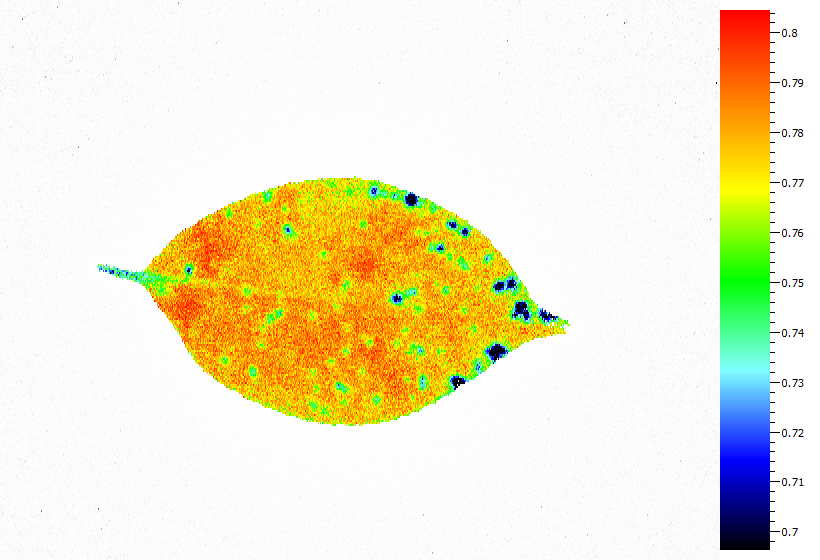
#> input picture example/1-F.bmp, 820 x 560 px
$ python -i contours.py   (imports and definitions only)
#> lines starting #> are read from the running program, lines starting #| are printed output that depends on the picture; after the words box and inside, x2 and y2 are one past the last pixel; in counts of white or black regions, pixels touching at a corner belong together
#> further down, picture is the input picture: shape (560, 820, 3); mean B, G, R 204.4, 234.2, 240.7
"""Get contours."""

from multiprocessing import Pool

import cv2
import numpy as np

from lia.basic.evaluate.noise import (
    CANNY_THRESH1,
    CANNY_THRESH2,
    NOISE_THRESH,
    get_noise,
)

from ._consts import MIN_CNTS_RATIO

THRESH = 60
BLANK_RATIO = 98
NUM_NOISE_THRESH = 50
WHITE_BG_THRESH = 30


def get_cnts(img, min_cnts_ratio=MIN_CNTS_RATIO):
    """Get contours list from binary image.

    Parameters
    ----------
    img : numpy.ndarray
        Input binary image.
    min_ratio : int
        Minimum area ratio (min_area = area / min_ratio).

    Returns
    -------
    cnts_list : list
        List of contours.
    """
    height, width = img.shape[:2]
    min_area = (height * width) / min_cnts_ratio
    cnts, _ = cv2.findContours(img, cv2.RETR_EXTERNAL, cv2.CHAIN_APPROX_SIMPLE)
    cnts_list = list(filter(lambda x: cv2.contourArea(x) > min_area, cnts))
    return cnts_list


# [145 lines left out: functions get_cnts_from_hsv, pool_evaluate_clarity, evaluate_clarity, not called in this run]


def get_cnts_white_background(
    img, white_bg_thresh=WHITE_BG_THRESH, min_cnts_ratio=MIN_CNTS_RATIO
):
    """Get contours list from white background image.

    Parameters
    ----------
    img : numpy.ndarray
        Input color image.
    white_bg_thresh : int
        Threshold of binarization for white background.
    min_cnts_ratio : int
        Minimum area ratio (min_area = area / min_ratio).

    Returns
    -------
    cnts_list : [(array[[[int, int]], ...], ...), ...]
        List of contours.
    """
#> called with white_bg_thresh = 30, min_cnts_ratio = 100
    img_gray = cv2.cvtColor(img, cv2.COLOR_BGR2GRAY)
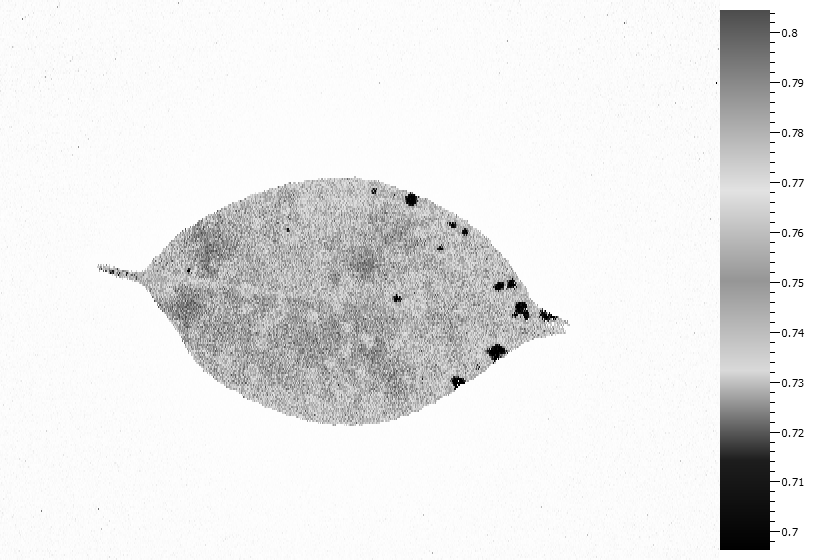
#> img_gray: shape (560, 820); min 0, max 255, mean 232.8
    img_gray_inv = cv2.bitwise_not(img_gray)
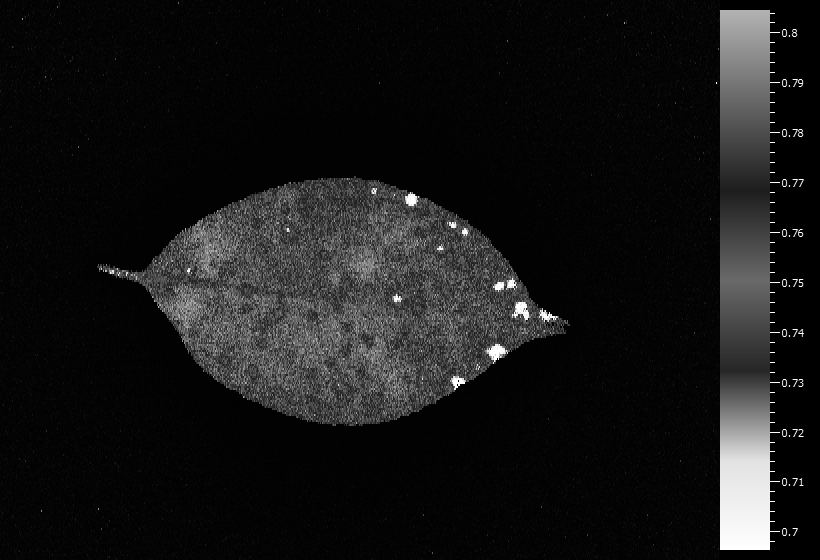
#> img_gray_inv: shape (560, 820); min 0, max 255, mean 22.2
    _, bin = cv2.threshold(img_gray_inv, white_bg_thresh, 255, cv2.THRESH_BINARY)
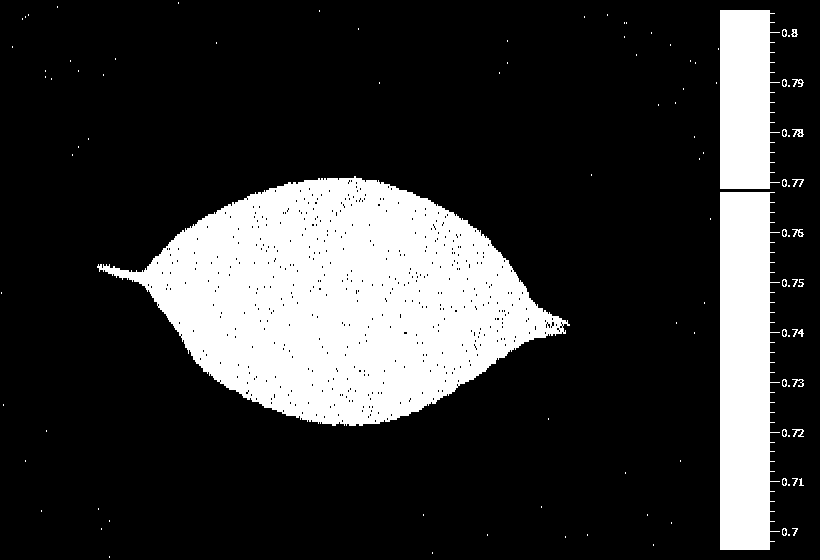
#> bin: shape (560, 820); 21.2% white; 106 white regions (79 under 20 px)
    cnts_list = get_cnts(bin, min_cnts_ratio)
#> in get_cnts, `cnts, _ = cv2.findContours(img, cv2.RETR_EXTERNAL, cv2.CHAIN_APPROX_SI..`: cnts = 106 contours, 88 with area under 20; largest, box (x1, y1, x2, y2) and area: (97, 176, 570, 426) 69564, (720, 192, 780, 550) 17528, (720, 10, 780, 189) 8740, (792, 129, 804, 137) 38, (791, 29, 798, 37) 29
#> in get_cnts, `cnts_list = list(filter(lambda x: cv2.contourArea(x) > min_area, cnts))`: cnts_list = 3 contours; box (x1, y1, x2, y2) and area: (97, 176, 570, 426) 69564, (720, 192, 780, 550) 17528, (720, 10, 780, 189) 8740
    return cnts_list

>>> import cv2
>>> picture = cv2.imread('../../../example/1-F.bmp')
>>> result = get_cnts_white_background(picture)
#> result has the same summary as cnts_list in get_cnts
